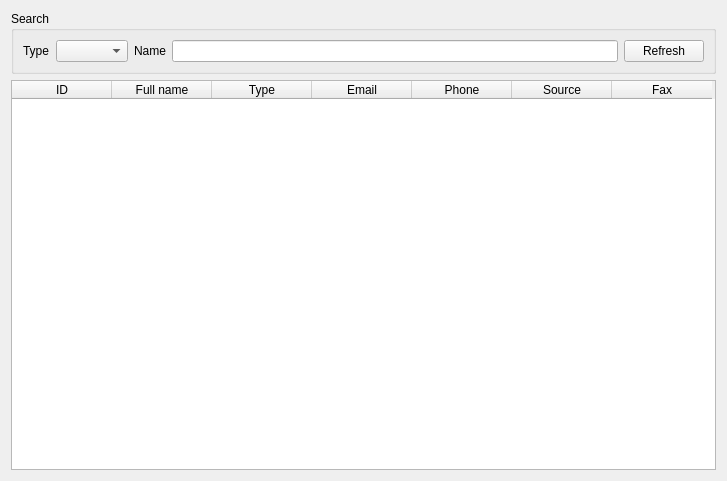
<?xml version="1.0" encoding="UTF-8"?>
<ui version="4.0">
 <class>CustomerDataWidget</class>
 <widget class="QWidget" name="CustomerDataWidget">
  <property name="geometry">
   <rect>
    <x>0</x>
    <y>0</y>
    <width>727</width>
    <height>481</height>
   </rect>
  </property>
  <property name="windowTitle">
   <string>Form</string>
  </property>
  <layout class="QVBoxLayout" name="verticalLayout_2">
   <item>
    <widget class="QGroupBox" name="customerDataSearchGroup">
     <property name="title">
      <string>Search</string>
     </property>
     <layout class="QGridLayout" name="gridLayout">
      <item row="0" column="1">
       <widget class="QComboBox" name="customerTypeCombo"/>
      </item>
      <item row="0" column="0">
       <widget class="QLabel" name="customerTypeLabel">
        <property name="text">
         <string>Type</string>
        </property>
       </widget>
      </item>
      <item row="0" column="3">
       <widget class="QLineEdit" name="customerNameInput"/>
      </item>
      <item row="0" column="2">
       <widget class="QLabel" name="customerNameLabel">
        <property name="text">
         <string>Name</string>
        </property>
       </widget>
      </item>
      <item row="0" column="4">
       <widget class="QPushButton" name="refreshCustomerDataBtn">
        <property name="text">
         <string>Refresh</string>
        </property>
       </widget>
      </item>
     </layout>
    </widget>
   </item>
   <item>
    <widget class="QTableWidget" name="customerDataTable">
     <column>
      <property name="text">
       <string>ID</string>
      </property>
     </column>
     <column>
      <property name="text">
       <string>Full name</string>
      </property>
     </column>
     <column>
      <property name="text">
       <string>Type</string>
      </property>
     </column>
     <column>
      <property name="text">
       <string>Email</string>
      </property>
     </column>
     <column>
      <property name="text">
       <string>Phone</string>
      </property>
     </column>
     <column>
      <property name="text">
       <string>Source</string>
      </property>
     </column>
     <column>
      <property name="text">
       <string>Fax</string>
      </property>
     </column>
    </widget>
   </item>
  </layout>
 </widget>
 <resources/>
 <connections/>
</ui>
